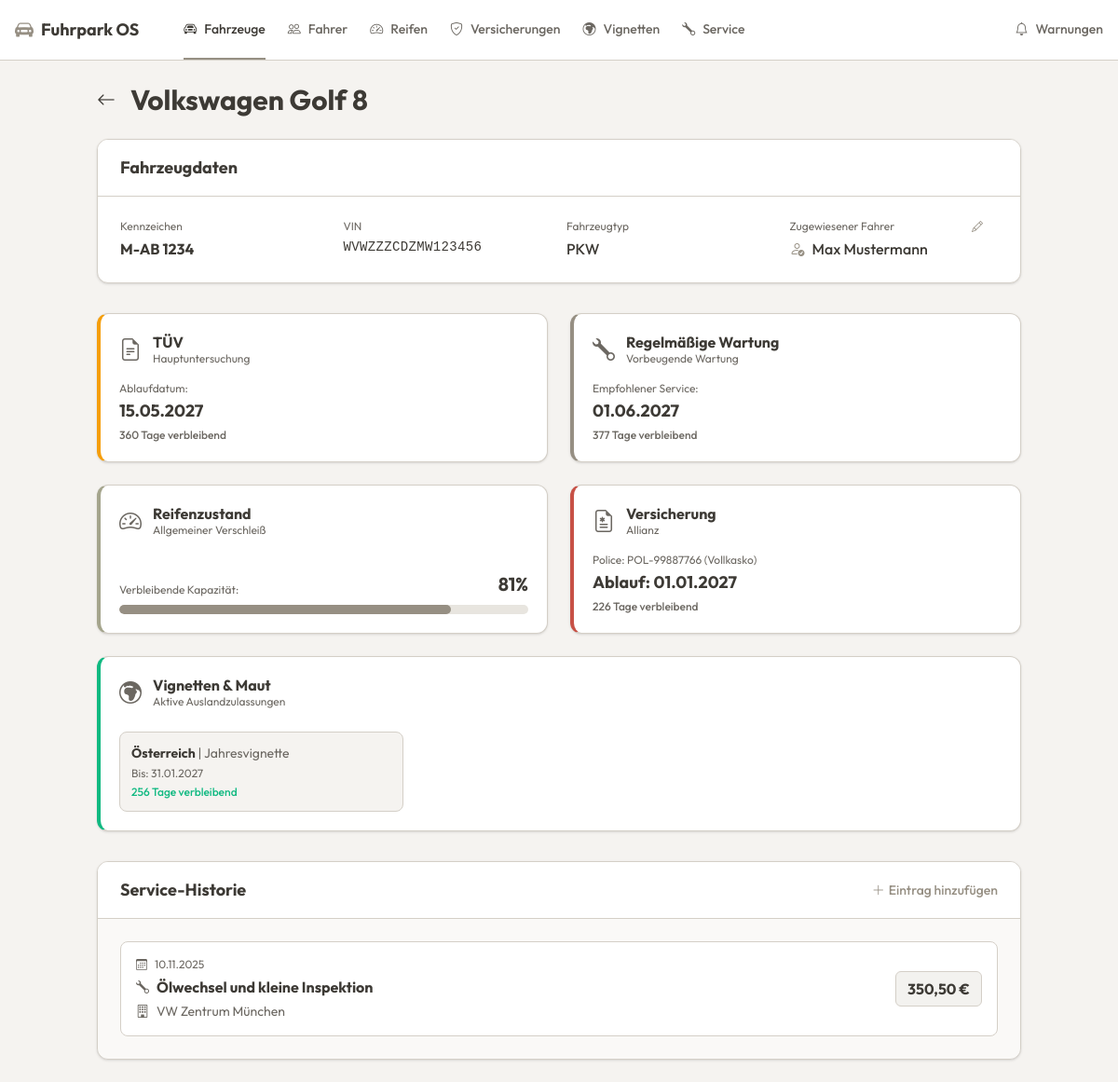
Page /views/vehicles/vehicle_details.php?id=2 on the committed database.
### tables this page shows
CREATE TABLE fahrzeuge (
        id INTEGER PRIMARY KEY AUTOINCREMENT,
        kennzeichen TEXT NOT NULL,
        fahrzeug_typ TEXT NOT NULL,
        marke TEXT NOT NULL,
        modell TEXT NOT NULL,
        vin TEXT NOT NULL,
        status TEXT DEFAULT 'Aktiv',
        fahrer_id INTEGER DEFAULT NULL,
        naechster_tuev TEXT NOT NULL,
        naechster_service TEXT NOT NULL
    );

CREATE TABLE fahrer (
        id INTEGER PRIMARY KEY AUTOINCREMENT,
        vorname TEXT NOT NULL,
        nachname TEXT NOT NULL,
        mitarbeiter_id TEXT NOT NULL,
        fuehrerscheinklassen TEXT NOT NULL,
        naechste_pruefung TEXT NOT NULL
    );

CREATE TABLE reifen (
        id INTEGER PRIMARY KEY AUTOINCREMENT,
        fahrzeug_id INTEGER NOT NULL,
        saison TEXT NOT NULL,
        marke TEXT NOT NULL,
        lagerort TEXT NOT NULL,
        profiltiefe REAL NOT NULL,
        FOREIGN KEY (fahrzeug_id) REFERENCES fahrzeuge(id)
    );

CREATE TABLE versicherung (
        id INTEGER PRIMARY KEY AUTOINCREMENT,
        fahrzeug_id INTEGER NOT NULL UNIQUE, 
        gesellschaft TEXT NOT NULL,
        police_nr TEXT NOT NULL,
        deckungsart TEXT NOT NULL,
        ablaufdatum TEXT NOT NULL,
        kuendigungsfrist TEXT NOT NULL,
        FOREIGN KEY (fahrzeug_id) REFERENCES fahrzeuge(id)
    );

CREATE TABLE vignette (
        id INTEGER PRIMARY KEY AUTOINCREMENT,
        fahrzeug_id INTEGER NOT NULL,
        land TEXT NOT NULL,
        vignetten_typ TEXT NOT NULL,
        gueltig_von TEXT NOT NULL,
        gueltig_bis TEXT NOT NULL,
        FOREIGN KEY (fahrzeug_id) REFERENCES fahrzeuge(id)
    );

CREATE TABLE wartung (
        id INTEGER PRIMARY KEY AUTOINCREMENT,
        fahrzeug_id INTEGER NOT NULL,
        datum TEXT NOT NULL,
        werkstatt TEXT NOT NULL,
        kosten REAL NOT NULL,
        reparatur_typ TEXT NOT NULL,
        FOREIGN KEY (fahrzeug_id) REFERENCES fahrzeuge(id)
    );

### views/vehicles/vehicle_details.php (the view, shortened to what this page needs)
<?php
require '../../config/db.php';
$id = $_GET['id'];
$sql = "SELECT f.*, d.vorname, d.nachname
        FROM fahrzeuge f
        LEFT JOIN fahrer d ON f.fahrer_id = d.id
        WHERE f.id = ?";
$stmt = $pdo->prepare($sql);
$stmt->execute([$id]);
$auto = $stmt->fetch(PDO::FETCH_ASSOC);
$sofer = (!empty($auto['vorname']) && !empty($auto['nachname']))
        ? htmlspecialchars($auto['vorname'] . ' ' . $auto['nachname'])
        : "Nicht zugewiesen";
$stmtWartung = $pdo->prepare("SELECT * FROM wartung WHERE fahrzeug_id = ? ORDER BY datum DESC");
$stmtWartung->execute([$id]);
$wartungen = $stmtWartung->fetchAll(PDO::FETCH_ASSOC);
$stmtReifen = $pdo->prepare("SELECT * FROM reifen WHERE fahrzeug_id = ? ORDER BY saison DESC");
$stmtReifen->execute([$id]);
$reifenSaetze = $stmtReifen->fetchAll(PDO::FETCH_ASSOC);
$lowestTread = 8.0;
$tireHealth = 0;
$tireBarColor = 'bg-muted-foreground';
$tireTextColor = 'text-foreground';
if (!empty($reifenSaetze)) {
    foreach ($reifenSaetze as $r) {
        if ($r['profiltiefe'] < $lowestTread) $lowestTread = $r['profiltiefe'];
    }
    $tireHealth = max(0, min(100, round(($lowestTread / 8.0) * 100)));
    if ($lowestTread < 1.6) {
        $tireBarColor = 'bg-destructive';
        $tireTextColor = 'text-destructive';
    } elseif ($lowestTread <= 3.0) {
        $tireBarColor = 'bg-[#f59e0b]';
        $tireTextColor = 'text-[#f59e0b]';
    } else {
        $tireBarColor = 'bg-primary';
        $tireTextColor = 'text-foreground';
    }
}
$stmtIns = $pdo->prepare("SELECT * FROM versicherung WHERE fahrzeug_id = ?");
$stmtIns->execute([$id]);
$versicherung = $stmtIns->fetch(PDO::FETCH_ASSOC);
$stmtVig = $pdo->prepare("SELECT * FROM vignette WHERE fahrzeug_id = ? ORDER BY gueltig_bis ASC");
$stmtVig->execute([$id]);
$vignetten = $stmtVig->fetchAll(PDO::FETCH_ASSOC);
function getDaysRemaining($dateStr) {
    $diff = strtotime($dateStr) - time();
    return ceil($diff / 86400);
}
$tuevDays = getDaysRemaining($auto['naechster_tuev']);
$serviceDays = getDaysRemaining($auto['naechster_service']);
$insDays = $versicherung ? getDaysRemaining($versicherung['ablaufdatum']) : null;
?>
<!DOCTYPE html>
<html lang="de">
<head>
    <link href="https://cdn.jsdelivr.net/npm/bootstrap-icons@1.10.5/font/bootstrap-icons.css" rel="stylesheet">
    <script src="https://unpkg.com/@tailwindcss/browser@4"></script>
</head>
<body>
<?php include '../../components/navbar.php'; ?>
<main class="max-w-5xl mx-auto px-4 py-6">
    <div class="flex items-center gap-4 mb-6">
        <a href="../../index.php" class="text-foreground hover:text-primary transition-colors text-xl">
            <i class="bi bi-arrow-left"></i>
        </a>
        <h1 class="text-3xl font-bold text-foreground">
            <?= htmlspecialchars($auto['marke']) ?> <?= htmlspecialchars($auto['modell']) ?>
        </h1>
    </div>
    <div class="bg-card rounded-xl shadow-sm border border-border mb-8 overflow-hidden">
        <div class="px-6 py-4 border-b border-border bg-card">
            <h2 class="text-lg font-bold text-foreground">Fahrzeugdaten</h2>
        </div>
        <div class="p-6">
            <div class="grid grid-cols-2 md:grid-cols-4 gap-y-6 gap-x-4">
                <div>
                    <div class="text-xs text-muted-foreground mb-1">Kennzeichen</div>
                    <div class="font-bold text-foreground text-base"><?= htmlspecialchars($auto['kennzeichen']) ?></div>
                </div>
                <div>
                    <div class="text-xs text-muted-foreground mb-1">VIN</div>
                    <div class="font-medium text-foreground text-sm font-mono tracking-wide"><?= htmlspecialchars($auto['vin']) ?></div>
                </div>
                <div>
                    <div class="text-xs text-muted-foreground mb-1">Fahrzeugtyp</div>
                    <div class="font-medium text-foreground text-base"><?= htmlspecialchars($auto['fahrzeug_typ']) ?></div>
                </div>
                <div>
                    <div class="text-xs text-muted-foreground mb-1 flex justify-between items-center pr-4">
                        <span>Zugewiesener Fahrer</span>
                        <a href="../drivers/assign_driver.php?vehicle_id=<?= $auto['id'] ?>" class="text-primary hover:underline"><i class="bi bi-pencil"></i></a>
                    </div>
                    <div class="font-medium text-foreground text-base flex items-center gap-2">
                        <?php if ($sofer === "Nicht zugewiesen"): ?>
                            <i class="bi bi-person-x text-muted-foreground"></i> <span class="text-muted-foreground italic">Nicht zugewiesen</span>
                        <?php else: ?>
                            <i class="bi bi-person-check text-primary"></i> <?= $sofer ?>
                        <?php endif; ?>
                    </div>
                </div>
            </div>
        </div>
    </div>
    <div class="grid grid-cols-1 md:grid-cols-2 gap-6 mb-8">
        <div class="bg-card rounded-xl shadow-sm border border-border p-5 flex flex-col relative border-l-4 border-l-[#f59e0b]">
            <div class="flex items-center gap-3 mb-4">
                <i class="bi bi-file-earmark-text text-2xl text-muted-foreground"></i>
                <div>
                    <h3 class="font-bold text-base text-foreground leading-tight">TÜV</h3>
                    <p class="text-xs text-muted-foreground">Hauptuntersuchung</p>
                </div>
            </div>
            <div class="mt-auto">
                <div class="text-xs text-muted-foreground mb-0.5">Ablaufdatum:</div>
                <div class="font-bold text-foreground text-lg mb-1">
                    <?= !empty($auto['naechster_tuev']) ? date('d.m.Y', strtotime($auto['naechster_tuev'])) : 'Nicht hinterlegt' ?>
                </div>
                <?php if ($tuevDays !== null): ?>
                    <div class="text-xs font-medium <?= $tuevDays < 0 ? 'text-destructive' : 'text-muted-foreground' ?>">
                        <?= $tuevDays < 0 ? 'ABGELAUFEN!' : "$tuevDays Tage verbleibend" ?>
                    </div>
                <?php endif; ?>
            </div>
        </div>
        <div class="bg-card rounded-xl shadow-sm border border-border p-5 flex flex-col relative border-l-4 border-l-primary">
            <div class="flex items-center gap-3 mb-4">
                <i class="bi bi-wrench text-2xl text-muted-foreground"></i>
                <div>
                    <h3 class="font-bold text-base text-foreground leading-tight">Regelmäßige Wartung</h3>
                    <p class="text-xs text-muted-foreground">Vorbeugende Wartung</p>
                </div>
            </div>
            <div class="mt-auto">
                <div class="text-xs text-muted-foreground mb-0.5">Empfohlener Service:</div>
                <div class="font-bold text-foreground text-lg mb-1">
                    <?= !empty($auto['naechster_service']) ? date('d.m.Y', strtotime($auto['naechster_service'])) : 'Nicht hinterlegt' ?>
                </div>
                <?php if ($serviceDays !== null): ?>
                    <div class="text-xs font-medium <?= $serviceDays < 0 ? 'text-destructive' : 'text-muted-foreground' ?>">
                        <?= $serviceDays < 0 ? 'ÜBERFÄLLIG!' : "$serviceDays Tage verbleibend" ?>
                    </div>
                <?php endif; ?>
            </div>
        </div>
        <div class="bg-card rounded-xl shadow-sm border border-border p-5 flex flex-col relative border-l-4 border-l-secondary relative group">
            <div class="flex items-center gap-3 mb-8">
                <i class="bi bi-speedometer2 text-2xl text-muted-foreground"></i>
                <div>
                    <h3 class="font-bold text-base text-foreground leading-tight">Reifenzustand</h3>
                    <p class="text-xs text-muted-foreground">Allgemeiner Verschleiß</p>
                </div>
            </div>
            <div class="mt-auto">
                <div class="flex justify-between items-end mb-2">
                    <div class="text-xs text-muted-foreground">Verbleibende Kapazität:</div>
                    <div class="font-bold text-xl <?= $tireTextColor ?>"><?= empty($reifenSaetze) ? '-' : $tireHealth ?>%</div>
                </div>
                <div class="w-full bg-muted rounded-full h-2.5 overflow-hidden">
                    <div class="<?= $tireBarColor ?> h-2.5 rounded-full transition-all duration-500 ease-in-out" style="width: <?= $tireHealth ?>%"></div>
                </div>
            </div>
        </div>
        <div class="bg-card rounded-xl shadow-sm border border-border p-5 flex flex-col relative border-l-4 border-l-destructive relative group">
            <div class="flex items-center gap-3 mb-4">
                <i class="bi bi-file-earmark-medical text-2xl text-muted-foreground"></i>
                <div>
                    <h3 class="font-bold text-base text-foreground leading-tight">Versicherung</h3>
                    <p class="text-xs text-muted-foreground"><?= $versicherung ? htmlspecialchars($versicherung['gesellschaft']) : 'Keine hinterlegt' ?></p>
                </div>
            </div>
            <div class="mt-auto">
                <?php if ($versicherung): ?>
                    <div class="text-xs text-muted-foreground mb-0.5">Police: <?= htmlspecialchars($versicherung['police_nr']) ?> (<?= htmlspecialchars($versicherung['deckungsart']) ?>)</div>
                    <div class="font-bold text-foreground text-lg mb-1">Ablauf: <?= date('d.m.Y', strtotime($versicherung['ablaufdatum'])) ?></div>
                    <div class="text-xs font-medium <?= $insDays < 0 ? 'text-destructive' : ($insDays <= 30 ? 'text-[#f59e0b]' : 'text-muted-foreground') ?>">
                        <?= $insDays < 0 ? 'ABGELAUFEN!' : "$insDays Tage verbleibend" ?>
                    </div>
                <?php else: ?>
                    <div class="text-sm font-medium text-muted-foreground italic mt-4">Bitte Versicherungsdaten ergänzen.</div>
                <?php endif; ?>
            </div>
        </div>
        <div class="bg-card rounded-xl shadow-sm border border-border p-5 flex flex-col relative border-l-4 border-l-[#10b981] md:col-span-2 relative group">
            <div class="flex items-center gap-3 mb-4">
                <i class="bi bi-globe-europe-africa text-2xl text-muted-foreground"></i>
                <div>
                    <h3 class="font-bold text-base text-foreground leading-tight">Vignetten & Maut</h3>
                    <p class="text-xs text-muted-foreground">Aktive Auslandzulassungen</p>
                </div>
            </div>
            <div class="grid grid-cols-1 md:grid-cols-3 gap-4 mt-2">
                <?php foreach ($vignetten as $vig):
                    $vDays = getDaysRemaining($vig['gueltig_bis']);
                    ?>
                    <div class="bg-background border border-border rounded-lg p-3">
                        <div class="font-bold text-sm text-foreground"><?= htmlspecialchars($vig['land']) ?> <span class="font-normal text-muted-foreground">| <?= htmlspecialchars($vig['vignetten_typ']) ?></span></div>
                        <div class="text-xs text-muted-foreground mt-1">Bis: <?= date('d.m.Y', strtotime($vig['gueltig_bis'])) ?></div>
                        <div class="text-xs font-medium mt-1 <?= $vDays < 0 ? 'text-destructive' : ($vDays <= 30 ? 'text-[#f59e0b]' : 'text-[#10b981]') ?>">
                            <?= $vDays < 0 ? 'Abgelaufen' : "$vDays Tage verbleibend" ?>
                        </div>
                    </div>
                <?php endforeach; ?>
            </div>
        </div>
    </div>
    <div class="bg-card rounded-xl shadow-sm border border-border overflow-hidden">
        <div class="px-6 py-4 border-b border-border bg-card flex justify-between items-center">
            <h2 class="text-lg font-bold text-foreground">Service-Historie</h2>
            <a href="../service/service_form.php?vehicle_id=<?= $auto['id'] ?>" class="text-sm font-medium text-primary hover:underline">
                <i class="bi bi-plus-lg mr-1"></i>Eintrag hinzufügen
            </a>
        </div>
        <div class="p-6 space-y-4 bg-[#F5F3F0]/50">
            <?php foreach ($wartungen as $w): ?>
                <div class="bg-card border border-border rounded-lg p-4 flex flex-col sm:flex-row justify-between gap-4 transition-shadow hover:shadow-sm">
                    <div>
                        <div class="text-xs text-muted-foreground mb-1 flex items-center gap-2">
                            <i class="bi bi-calendar3"></i> <?= date('d.m.Y', strtotime($w['datum'])) ?>
                        </div>
                        <div class="font-bold text-foreground text-base flex items-center gap-2">
                            <i class="bi bi-wrench text-muted-foreground text-sm"></i> <?= htmlspecialchars($w['reparatur_typ']) ?>
                        </div>
                        <div class="text-sm text-muted-foreground mt-1 flex items-center gap-2">
                            <i class="bi bi-building"></i> <?= htmlspecialchars($w['werkstatt']) ?>
                        </div>
                    </div>
                    <div class="sm:text-right font-bold text-foreground self-start sm:self-center bg-muted/50 px-3 py-1.5 rounded-md border border-border">
                        <?= number_format($w['kosten'], 2, ',', '.') ?> €
                    </div>
                </div>
            <?php endforeach; ?>
        </div>
    </div>
</main>
</body>
</html>

### rows in the picture
fahrzeuge: marke "Volkswagen", modell "Golf 8", kennzeichen "M-AB 1234", vin "WVWZZZCDZMW123456", fahrzeug_typ "PKW", fahrer.nachname "Max Mustermann", naechster_tuev "15.05.2027", naechster_tuev "360", naechster_service "01.06.2027", naechster_service "377"
reifen: profiltiefe "81"
versicherung: gesellschaft "Allianz", police_nr "POL-99887766", deckungsart "Vollkasko", ablaufdatum "01.01.2027", ablaufdatum "226"
vignette: land "Österreich", vignetten_typ "Jahresvignette", gueltig_bis "31.01.2027", gueltig_bis "256"
wartung: datum "10.11.2025", reparatur_typ "Ölwechsel und kleine Inspektion", werkstatt "VW Zentrum München", kosten "350,50"

### other values in the picture
$item[0] "Fahrzeuge"
$item[0] "Fahrer"
$item[0] "Reifen"
$item[0] "Versicherungen"
$item[0] "Vignetten"
$item[0] "Service"
